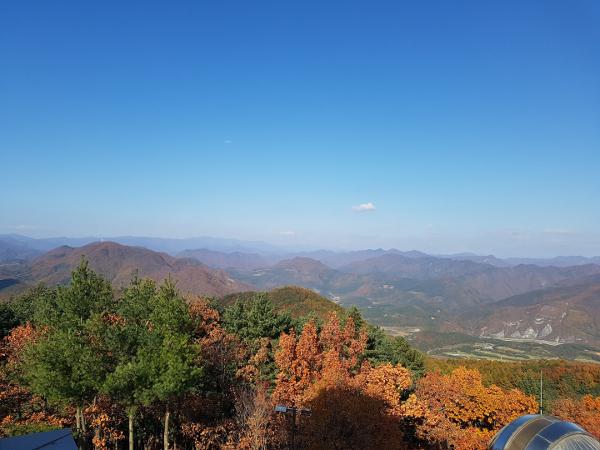
#> input picture images/practice_img/mountain.jpg, 600 x 450 px
$ jupyter execute --allow-errors class_08_1_IP_Histo_Norm_Eqlz_CLAHE.ipynb
#> lines starting #> are read from the running program, lines starting #| are printed output that depends on the picture
# <center> 👉 PT_08_1 IP » _Histogram, Normalize, Equalization and CLAHE_ </center>

## ▶ Histogram

A histogram is a graph of a __frequency distribution table.__
- To put it simply, it is a graph of how many things there are.

Displaying the pixel values of an image as a histogram helps you __analyze the image__.
- For example, count how many pixels with a pixel value of 100,
- how many pixels with 230 pixels,
- and how many pixels with 255 pixels in the entire image, etc.

By doing this, you can determine the __distribution of the pixels in color and contrast.__

https://www.cambridgeincolour.com/tutorials/histograms1.htm


In OpenCV, a histogram can be implemented through a function called __cv2.calcHist().__

~ Syntax:

- **cv2.calHist(img, channel, mask, histSize, ranges)**

~ Parameters:

- img: [img] list
- channel: list: 1 ch: [0], 2 ch: [0, 1], 3 ch: [0, 1, 2]
- mask: Calculate histogram only for pixels specified in the mask, None:all
- histSize: No of Bins, list: 1 ch: [256], 2 ch: [256, 256], 3 ch: [256, 256, 256]
- ranges: range of pxl, RGB: [0, 256]

~ Example:

[cell 1]
import cv2
import numpy as np

src = cv2.imread("./images/practice_img/road_night.webp")
#> (the rest of this cell did not finish here and is left out)

### ■ Gray : 1 ch Hist

[cell 2]
# Gray : 1 ch Hist (histo_gray.py)

import cv2
import numpy as np
import matplotlib.pylab as plt

img = cv2.imread('./images/practice_img/mountain.jpg', cv2.IMREAD_GRAYSCALE)
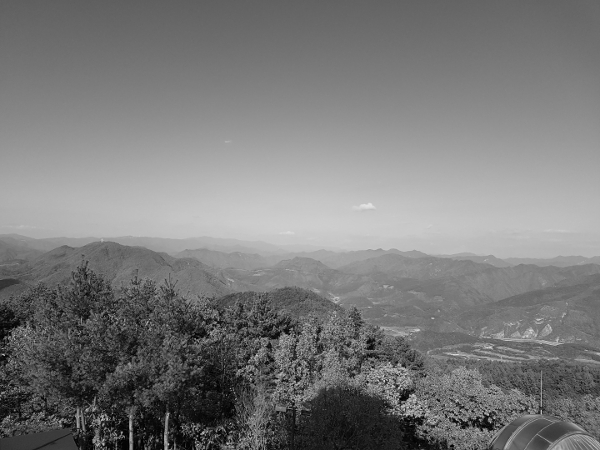
#> img: shape (450, 600); min 0, max 227, mean 121.9

hist = cv2.calcHist([img], [0], None, [256], [0,256])
#> hist = 256 values, max 3288 at index 107, min 0 at index 220, mean 1054.7
cv2.imshow('img', img)
cv2.waitKey()
cv2.destroyAllWindows()

plt.subplots(1,2, figsize=(10,5)) # ,gridspec_kw={'height_ratios': [3]}
plt.subplot(121),plt.imshow(img, 'gray'),plt.title('Img_gray')
plt.subplot(122),plt.plot(hist),plt.title('hist')

plt.show()
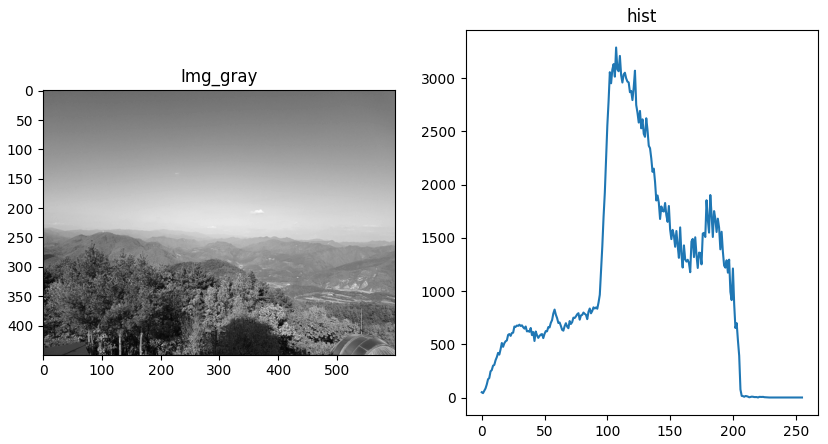
#> figure drawn by matplotlib, 2 panels; panel 2: curve peaks at x = 107, y = 3288

[cell 3]
print("hist.shape:", hist.shape)
#| hist.shape: (256, 1)
print("hist.sum():", hist.sum(), "img.shape:",img.shape)
#| hist.sum(): 270000.0 img.shape: (450, 600)
plt.show() # 450x600=270,000

### ■ Color : 3 ch - RGB each color Hist

[cell 4]
# Color : 1 ch - RGB each color Hist (split color)

import cv2
import numpy as np
import matplotlib.pylab as plt

img = cv2.imread('./images/practice_img/mountain.jpg')
#> img is the input picture: shape (450, 600, 3); mean B, G, R 151.4, 127.3, 100.2
cv2.imshow('img', img)
cv2.waitKey()
cv2.destroyAllWindows()

plt.subplots(1,2, figsize=(10,5))
img_split = cv2.split(img)
colors = ('b', 'g', 'r')
for (img_s, color) in zip (img_split, colors):
    hist = cv2.calcHist([img_s], [0], None, [256], [0, 256])
    plt.subplot(122),plt.plot(hist, color = color)
#> this loop made 3 passes
#> color on passes 1 to 3: 'b', 'g', 'r'

plt.subplot(121),plt.imshow(cv2.cvtColor(img, cv2.COLOR_BGR2RGB)),plt.title('Img_org')
plt.show()
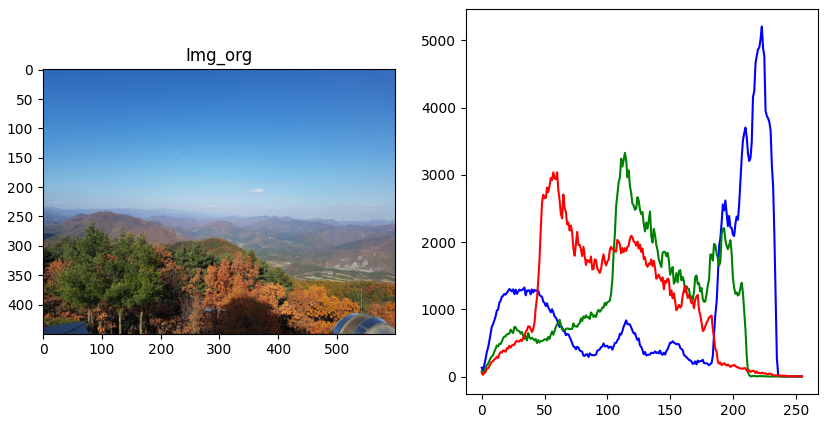
#> figure drawn by matplotlib, 2 panels; panel 2: curve peaks at x = 223, y = 5207; panel 2: curve peaks at x = 114, y = 3328; panel 2: curve peaks at x = 60, y = 3038

## ▶ Normalization

When is image normalization needed?:
- __Improved image quality__ when concentrated in a specific area
- When __calculating between different images__,
- When the image needs to be converted under the __same conditions__

        언제 이미지 정규화가 필요한가?:
        - 특정 영역에 몰려 있는 경우 화질을 개선
        - 서로 다른 이미지 간의 연산시,
        - 이미지를 같은 조건으로 변환 필요시

OpenCV : __cv2.normalize()__

~ Syntax:

- **cv2.normalize(img, channel, mask, histSize, ranges)**

~ Parameters: same as cv2.calcHist()

~ Example: This is an example of __improving image quality__ by normalizing a blurry image..

[cell 5]
# improving image quality (histo_normalize.py)

import cv2
import numpy as np
import matplotlib.pylab as plt

img = cv2.imread('./images/practice_img/abnormal.jpg', cv2.IMREAD_GRAYSCALE)
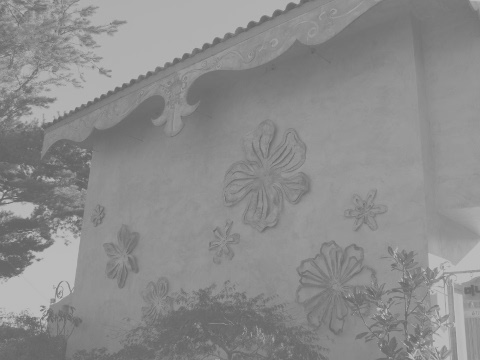
#> input picture abnormal.jpg, 480 x 360 px, found by its file name
#> img is the input picture: shape (360, 480); min 96, max 194, mean 140.1

img_f = img.astype(np.float32)
img_norm1 = ((img_f - img_f.min()) * (255) / (img_f.max() - img_f.min()))
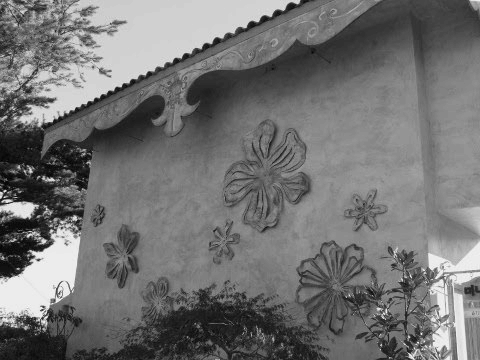
#> img_norm1: shape (360, 480) float32; min 0, max 255, mean 114.7
img_norm1 = img_norm1.astype(np.uint8)

img_norm2 = cv2.normalize(img, None, 0, 255, cv2.NORM_MINMAX)

hist = cv2.calcHist([img], [0], None, [256], [0, 255])
#> hist = 256 values, max 6600 at index 145, min 0 at index 0, mean 675
hist_norm1 = cv2.calcHist([img_norm1], [0], None, [256], [0, 255])
#> hist_norm1 = 256 values, max 6600 at index 127, min 0 at index 1, mean 675
hist_norm2 = cv2.calcHist([img_norm2], [0], None, [256], [0, 255])
#> hist_norm2 = 256 values, max 6600 at index 128, min 0 at index 1, mean 675

cv2.imshow('Before', img)
cv2.imshow('Manual_Numpy', img_norm1)
cv2.imshow('OpenCV cv2.normalize()', img_norm2)
cv2.waitKey()
cv2.destroyAllWindows()

plt.figure(figsize=(10,10))
plt.subplot(131).imshow(img,cmap='gray'), plt.title('Original Before')
plt.subplot(132).imshow(img_norm1,cmap='gray'), plt.title('Manual Numpy Norm')
plt.subplot(133).imshow(img_norm2,cmap='gray'), plt.title('OpenCV API Norm')
plt.show()

from matplotlib.pyplot import figure
hists = {'Before' : hist, 'Numpy':hist_norm1, 'cv2.normalize()':hist_norm2}
figure(figsize=(15, 4))
for i, (k, v) in enumerate(hists.items()):
    plt.subplot(1,3,i+1)
    plt.title(k)
    plt.plot(v)
#> this loop made 3 passes
plt.show()
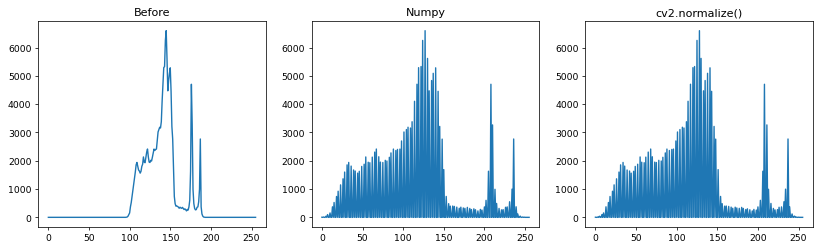
#> figure drawn by matplotlib, 3 panels; panel 1: curve peaks at x = 145, y = 6600; panel 2: curve peaks at x = 127, y = 6600; panel 3: curve peaks at x = 128, y = 6600

Before normalization, pixel values are clustered in the center.
However, when normalization is applied, you can see that __the pixel values are spread evenly across the board, and the image quality is improved.__

## ▶ Equalization

The normalization described above is effective when the __distribution is concentrated in one place__,
but it is __not effective when there are values that are far from that concentrated area.__
In these cases, Equalization is necessary.

__Equalization is effective in improving contrast by redistributing the distribution according to the proportion of each value in the overall distribution.__
- If the histogram of an image is too concentrated in a specific area, the image cannot be considered a good image due to low contrast.
- It can be said to be a good image when it is evenly distributed over the entire area.

        위에서 설명한 정규화는 분포가 한곳에 집중되어 있는 경우에는 효과적이지만 그 집중된 영역에서 멀리 떨어진 값이 있을 경우에는 효과가 없습니다.
        이런 경우 평탄화가 필요합니다.
        평탄화는 각각의 값이 전체 분포에 차지하는 비중에 따라 분포를 재분배하므로 명암 대비를 개선하는 데 효과적입니다.
        - 이미지의 히스토그램이 특정 영역에 너무 집중되어 있으면 명암 대비가 낮아 좋은 이미지라고 할 수 없습니다.
        - 전체 영역에 골고루 분포가 되어 있을 때 좋은 이미지라고 할 수 있습니다.

OpenCV :

- **dst = cv2.equalizeHist(src, dst)**

~ Example: Improved overall dark image by flattening it

[cell 6]
# histo_equalize.py

import cv2
import numpy as np
import matplotlib.pylab as plt

img = cv2.imread('./images/practice_img/yate.jpg', cv2.IMREAD_GRAYSCALE)
#> (the rest of this cell did not finish here and is left out)

As you can see the results, the image quality of dockside images with low contrast has improved.

### ● Histogram equalization (Color Img)

Histogram equalization can also be applied to color images.
- To improve brightness values, all three BGR channels must be flattened.
- However, when using YUV or HSV, only one brightness channel needs to be adjusted.

        히스토그램 평탄화는 색상 이미지에도 적용할 수 있습니다.
        밝기 값을 개선하기 위해서는 BGR 3개 채널을 모두 평탄화해야 합니다.
        하지만 YUV나 HSV를 활용하면 하나의 밝기 채널만 조절하면 됩니다.

>- HSV : v value (2nd ch)
>- YUV : y value (0th ch)

HSV :
- H: color (0 ~ 180)
- S: saturation (0 ~ 256)
- V: brightness (0 ~ 256)

YUV or YCbCr (0 ~ 255) :
- Y: Luma (brightness)
- U: Brightness and color difference from blue (밝기와 파란색과의 색상 차, Chroma Blue, Cb)
- V: Brightness and color difference from red (밝기와 빨간색과의 색상 차, Chroma Red, Cr)

### ■ Histogram equalization with HSV

[cell 7]
# histo_equalize_hsv.py

import numpy as np, cv2

img = cv2.imread('./images/practice_img/yate.jpg')

#> (the rest of this cell did not finish here and is left out)

### ■ Histogram equalization with YUV

[cell 8]
# histo_equalize_yuv.py

import numpy as np, cv2

img = cv2.imread('./images/practice_img/yate.jpg')

#> (the rest of this cell did not finish here and is left out)

It is clearer after equalization (image on the right) than before (image on the left).
If you look at the yacht part, you can see that the brightness has been further improved, which has improved the image quality.

[cell 9]
fig, axs = plt.subplots(1,3,figsize=(10,10))
#> (the rest of this cell did not finish here and is left out)

If you need to __pay more attention to brightness__, __using the YUV method is a more effective__ method than the BGR/HSV method.

밝기에 좀 더 신경을 써야 한다면 BGR 방식보다 YUV 방식을 사용하는 것이 더 효과적인 방법임

## ▶ CLAHE (Contrast Limited Adaptive Histogram Equalization)

So far, we have looked at increasing the sharpness of images by improving contrast through flattening.
However, __flattening causes the bright parts of the image to be blown out.__
Look at the image below.

지금까지 평탄화를 통해 명암 대비를 개선하여 이미지의 선명도를 높이는 작업에 대해 알아봤습니다.
하지만 평탄화를 하면 이미지의 밝은 부분이 날아가는 현상이 발생합니다.
아래의 이미지를 보겠습니다.

When flattening was applied, the statue's face became __so bright that its edges became unrecognizable.__
This often happens when flattening is __applied to the entire image.__

To prevent this phenomenon, flattening is applied by dividing the image into certain areas (tileGridSize parameter in the code below).
- But there are problems with this approach too.
- If there are extremely dark or bright areas within a certain area, noise will occur and the desired results will not be obtained.

To avoid this problem, if any area __exceeds the specified limit value (clipLimit parameter in the code below), the pixels are distributed evenly to other areas.__
__This flattening method is called CLAHE.__

        평탄화를 적용하니 조각상의 얼굴이 너무 밝게 바뀌어 경계선을 알아볼 수 없게 되었습니다.
        평탄화를 이미지 전체에 적용하면 이런 현상이 자주 발생합니다.
        이런 현상을 막기 위해 이미지를 일정한 영역(아래 코드에서 tileGridSize 파라미터)으로 나누어 평탄화를 적용합니다.
        그러나 이 방식에도 문제가 있습니다. 일정한 영역 내에서 극단적으로 어둡거나 밝은 부분이 있으면 노이즈가 생겨 원하는 결과를 얻을 수 없게 됩니다.
        이 문제를 피하기 위해서 어떤 영역이든 지정된 제한 값(아래 코드에서 clipLimit 파라미터)을 넘으면 그 픽셀은 다른 영역에 균일하게 배분하여 적용합니다.
        이러한 평탄화 방식을 CLAHE라고 합니다.

~ Syntax:

- **clahe = cv2.createCLAHE(clipLimit, tileGridSize)**

~ Parameters:

- clipLimit: Contrast limit boundary value, default=40.0
- tileGridSize: size of area, default=8 x 8
- clahe: CLAHE object
- clahe.apply(src): apply CLAHE

~ Example:

[cell 10]
# CLAHE (histo_clahe.py)

import cv2
import numpy as np
import matplotlib.pylab as plt

img = cv2.imread('./images/practice_img/bright.jpg')
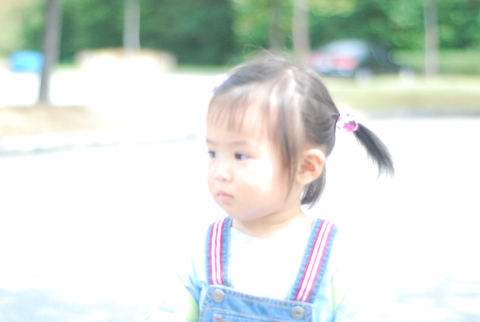
#> input picture images/practice_img/bright.jpg, 480 x 322 px
#> img is the input picture: shape (322, 480, 3); mean B, G, R 216.5, 222.7, 215.1
img_yuv = cv2.cvtColor(img, cv2.COLOR_BGR2YUV)
#> img_yuv: shape (322, 480, 3); mean of channels 0, 1, 2 219.7, 126.4, 123.9

img_eq = img_yuv.copy()
img_eq[:,:,0] = cv2.equalizeHist(img_eq[:,:,0])
#> img_eq: shape (322, 480, 3); mean of channels 0, 1, 2 156.4, 126.4, 123.9
img_eq = cv2.cvtColor(img_eq, cv2.COLOR_YUV2BGR)
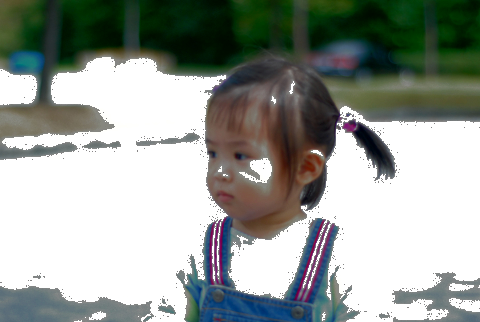
#> img_eq: shape (322, 480, 3); mean B, G, R 153.4, 159.4, 153.2

img_clahe = img_yuv.copy()
clahe = cv2.createCLAHE(clipLimit=3.0, tileGridSize=(8,8)) # create CLAHE
img_clahe[:,:,0] = clahe.apply(img_clahe[:,:,0])           # apply CLAHE
#> img_clahe: shape (322, 480, 3); mean of channels 0, 1, 2 203.9, 126.4, 123.9
img_clahe = cv2.cvtColor(img_clahe, cv2.COLOR_YUV2BGR)
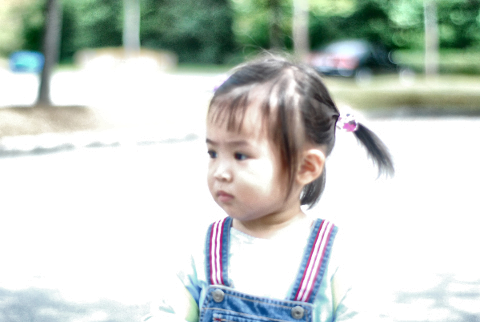
#> img_clahe: shape (322, 480, 3); mean B, G, R 200.7, 206.9, 199.2

cv2.imshow('Before', img)
cv2.imshow('CLAHE', img_clahe)
cv2.imshow('Hist equalize img', img_eq)
cv2.waitKey()
cv2.destroyAllWindows()

fig, axs = plt.subplots(1,3,figsize=(15,10))
axs[0].imshow(cv2.cvtColor(img, cv2.COLOR_BGR2RGB)), axs[0].axis('off'), axs[0].set_title('Before')
axs[1].imshow(cv2.cvtColor(img_eq, cv2.COLOR_BGR2RGB)), axs[1].axis('off'), axs[1].set_title('Hist equalize img')
axs[2].imshow(cv2.cvtColor(img_clahe, cv2.COLOR_BGR2RGB)), axs[2].axis('off'), axs[2].set_title('CLAHE')

plt.show()
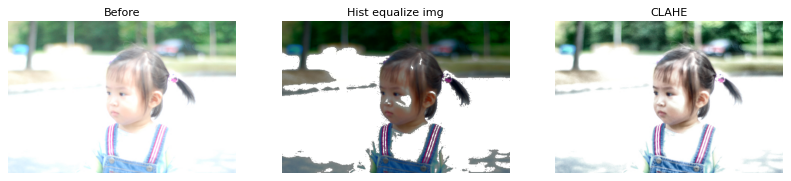
#> figure drawn by matplotlib, 3 panels
